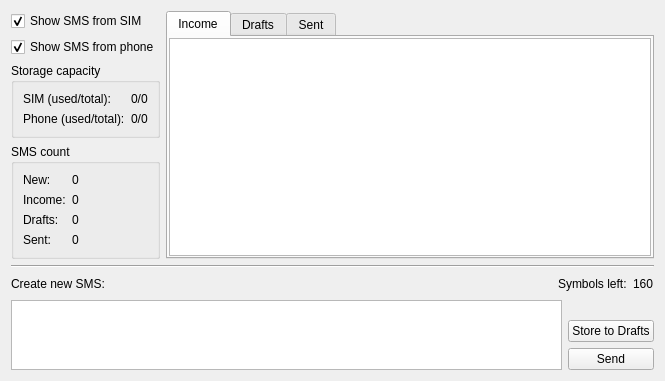
<?xml version="1.0" encoding="UTF-8"?>
<ui version="4.0">
 <class>SmsView</class>
 <widget class="QWidget" name="SmsView">
  <property name="geometry">
   <rect>
    <x>0</x>
    <y>0</y>
    <width>665</width>
    <height>367</height>
   </rect>
  </property>
  <property name="windowTitle">
   <string>SMS</string>
  </property>
  <layout class="QVBoxLayout" name="verticalLayout">
   <item>
    <layout class="QHBoxLayout" name="horizontalLayout">
     <item>
      <layout class="QVBoxLayout" name="verticalLayout_2">
       <item>
        <widget class="QCheckBox" name="cbShowSmsFromSim">
         <property name="text">
          <string>Show SMS from SIM</string>
         </property>
         <property name="checked">
          <bool>true</bool>
         </property>
        </widget>
       </item>
       <item>
        <widget class="QCheckBox" name="cbShowSmsFromPhone">
         <property name="text">
          <string>Show SMS from phone</string>
         </property>
         <property name="checked">
          <bool>true</bool>
         </property>
        </widget>
       </item>
       <item>
        <widget class="QGroupBox" name="gbSmsStorageCapacity">
         <property name="title">
          <string>Storage capacity</string>
         </property>
         <layout class="QFormLayout" name="formLayout_3">
          <item row="0" column="0">
           <widget class="QLabel" name="labelSmsStorageCapacitySIM">
            <property name="text">
             <string>SIM (used/total):</string>
            </property>
           </widget>
          </item>
          <item row="0" column="1">
           <widget class="QLabel" name="labelSmsStorageCapacitySIMValue">
            <property name="text">
             <string>0/0</string>
            </property>
           </widget>
          </item>
          <item row="1" column="0">
           <widget class="QLabel" name="labelSmsStorageCapacityPhone">
            <property name="text">
             <string>Phone (used/total):</string>
            </property>
           </widget>
          </item>
          <item row="1" column="1">
           <widget class="QLabel" name="labelSmsStorageCapacityPhoneValue">
            <property name="text">
             <string>0/0</string>
            </property>
           </widget>
          </item>
         </layout>
        </widget>
       </item>
       <item>
        <widget class="QGroupBox" name="gbSmsCount">
         <property name="title">
          <string>SMS count</string>
         </property>
         <layout class="QFormLayout" name="formLayout_2">
          <item row="0" column="0">
           <widget class="QLabel" name="labelSmsNewCount">
            <property name="text">
             <string>New:</string>
            </property>
           </widget>
          </item>
          <item row="0" column="1">
           <widget class="QLabel" name="labelSmsNewCountValue">
            <property name="text">
             <string>0</string>
            </property>
           </widget>
          </item>
          <item row="1" column="0">
           <widget class="QLabel" name="labelSmsIncomeCount">
            <property name="text">
             <string>Income:</string>
            </property>
           </widget>
          </item>
          <item row="1" column="1">
           <widget class="QLabel" name="labelSmsIncomeCountValue">
            <property name="text">
             <string>0</string>
            </property>
           </widget>
          </item>
          <item row="2" column="0">
           <widget class="QLabel" name="labelSmsDraftsCount">
            <property name="text">
             <string>Drafts:</string>
            </property>
           </widget>
          </item>
          <item row="2" column="1">
           <widget class="QLabel" name="labelSmsDraftsCountValue">
            <property name="text">
             <string>0</string>
            </property>
           </widget>
          </item>
          <item row="3" column="0">
           <widget class="QLabel" name="labelSmsSentCount">
            <property name="text">
             <string>Sent:</string>
            </property>
           </widget>
          </item>
          <item row="3" column="1">
           <widget class="QLabel" name="labelSmsSentCountValue">
            <property name="text">
             <string>0</string>
            </property>
           </widget>
          </item>
         </layout>
        </widget>
       </item>
      </layout>
     </item>
     <item>
      <widget class="QTabWidget" name="tabWidgetSms">
       <property name="contextMenuPolicy">
        <enum>Qt::CustomContextMenu</enum>
       </property>
       <property name="currentIndex">
        <number>0</number>
       </property>
       <widget class="QWidget" name="tabIncome">
        <attribute name="title">
         <string>Income</string>
        </attribute>
        <layout class="QVBoxLayout" name="verticalLayout_3">
         <property name="leftMargin">
          <number>1</number>
         </property>
         <property name="topMargin">
          <number>1</number>
         </property>
         <property name="rightMargin">
          <number>1</number>
         </property>
         <property name="bottomMargin">
          <number>1</number>
         </property>
         <item>
          <widget class="QListWidget" name="lwSmsIncome">
           <property name="contextMenuPolicy">
            <enum>Qt::CustomContextMenu</enum>
           </property>
           <property name="verticalScrollMode">
            <enum>QAbstractItemView::ScrollPerPixel</enum>
           </property>
           <property name="horizontalScrollMode">
            <enum>QAbstractItemView::ScrollPerPixel</enum>
           </property>
          </widget>
         </item>
        </layout>
       </widget>
       <widget class="QWidget" name="tabDrafts">
        <attribute name="title">
         <string>Drafts</string>
        </attribute>
        <layout class="QVBoxLayout" name="verticalLayout_7">
         <property name="leftMargin">
          <number>1</number>
         </property>
         <property name="topMargin">
          <number>1</number>
         </property>
         <property name="rightMargin">
          <number>1</number>
         </property>
         <property name="bottomMargin">
          <number>1</number>
         </property>
         <item>
          <widget class="QListWidget" name="lwSmsDrafts">
           <property name="contextMenuPolicy">
            <enum>Qt::CustomContextMenu</enum>
           </property>
           <property name="verticalScrollMode">
            <enum>QAbstractItemView::ScrollPerPixel</enum>
           </property>
           <property name="horizontalScrollMode">
            <enum>QAbstractItemView::ScrollPerPixel</enum>
           </property>
          </widget>
         </item>
        </layout>
       </widget>
       <widget class="QWidget" name="tabSent">
        <attribute name="title">
         <string>Sent</string>
        </attribute>
        <layout class="QVBoxLayout" name="verticalLayout_6">
         <property name="leftMargin">
          <number>1</number>
         </property>
         <property name="topMargin">
          <number>1</number>
         </property>
         <property name="rightMargin">
          <number>1</number>
         </property>
         <property name="bottomMargin">
          <number>1</number>
         </property>
         <item>
          <widget class="QListWidget" name="lwSmsSend">
           <property name="contextMenuPolicy">
            <enum>Qt::CustomContextMenu</enum>
           </property>
           <property name="verticalScrollMode">
            <enum>QAbstractItemView::ScrollPerPixel</enum>
           </property>
           <property name="horizontalScrollMode">
            <enum>QAbstractItemView::ScrollPerPixel</enum>
           </property>
          </widget>
         </item>
        </layout>
       </widget>
      </widget>
     </item>
    </layout>
   </item>
   <item>
    <widget class="Line" name="line">
     <property name="orientation">
      <enum>Qt::Horizontal</enum>
     </property>
    </widget>
   </item>
   <item>
    <layout class="QHBoxLayout" name="horizontalLayoutSmsSendLabel">
     <item>
      <widget class="QLabel" name="labelSmsNewSmsText">
       <property name="text">
        <string>Create new SMS:</string>
       </property>
      </widget>
     </item>
     <item>
      <spacer name="horizontalSpacer">
       <property name="orientation">
        <enum>Qt::Horizontal</enum>
       </property>
       <property name="sizeHint" stdset="0">
        <size>
         <width>40</width>
         <height>20</height>
        </size>
       </property>
      </spacer>
     </item>
     <item>
      <widget class="QLabel" name="labelSmsNewSmsSymbolsLeft">
       <property name="text">
        <string>Symbols left:</string>
       </property>
      </widget>
     </item>
     <item>
      <widget class="QLabel" name="labelSmsNewSmsSymbolsLeftValue">
       <property name="text">
        <string>160</string>
       </property>
      </widget>
     </item>
    </layout>
   </item>
   <item>
    <layout class="QHBoxLayout" name="horizontalLayoutSmsSendText">
     <item>
      <widget class="QPlainTextEdit" name="ptSmsNewSmsText">
       <property name="sizePolicy">
        <sizepolicy hsizetype="Expanding" vsizetype="Maximum">
         <horstretch>0</horstretch>
         <verstretch>0</verstretch>
        </sizepolicy>
       </property>
       <property name="maximumSize">
        <size>
         <width>16777215</width>
         <height>120</height>
        </size>
       </property>
      </widget>
     </item>
     <item>
      <layout class="QVBoxLayout" name="verticalLayoutSmsButtons">
       <item>
        <spacer name="verticalSpacer_2">
         <property name="orientation">
          <enum>Qt::Vertical</enum>
         </property>
         <property name="sizeType">
          <enum>QSizePolicy::Maximum</enum>
         </property>
         <property name="sizeHint" stdset="0">
          <size>
           <width>20</width>
           <height>40</height>
          </size>
         </property>
        </spacer>
       </item>
       <item>
        <widget class="QPushButton" name="pbSmsNewSmsStoreToDrafts">
         <property name="text">
          <string>Store to Drafts</string>
         </property>
        </widget>
       </item>
       <item>
        <widget class="QPushButton" name="pbSmsNewSmsSend">
         <property name="text">
          <string>Send</string>
         </property>
        </widget>
       </item>
      </layout>
     </item>
    </layout>
   </item>
  </layout>
 </widget>
 <resources/>
 <connections/>
</ui>
